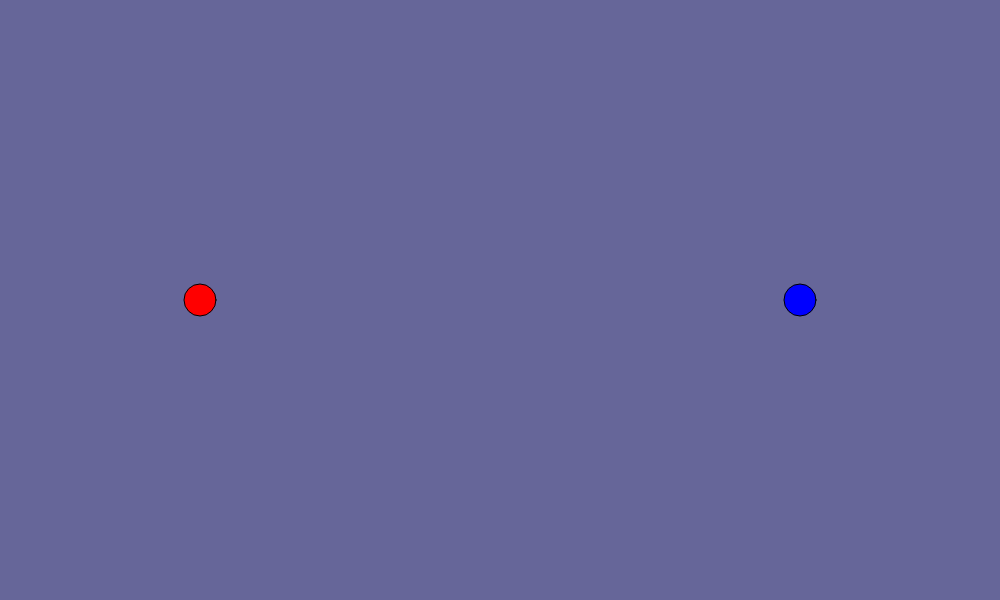
Frame 1 (no input)
Frame 60 (no input): identical to frame 1, image omitted
Frame 120 (the mouse pressed at the canvas centre since frame 60): identical to frame 1, image omitted

The p5.js sketch that drew this single still picture (run headless with seeded random() and noise() and a simulated clock; from frame 60 on, the mouse is pressed at the canvas centre):

// p5.js sketch
// ── sketch.js
function setup() {
	createCanvas(1000,600);
	ball_red = new Ball(200,300,32,0);
	ball_blue = new Ball(800,300,32,2);
	speed = 5;
}

function draw() {
	background(102,102,153);
	
	ball_red.show();
	ball_red.update();
	
	ball_blue.show();
	
	if (keyIsDown(87)) {		// Up
		ball_red.y -= speed;
	}
	if (keyIsDown(65)) {		// Left
		ball_red.x -= speed;
	}
	if (keyIsDown(83)) {		// Down
		ball_red.y += speed;
	}
	if (keyIsDown(68)) {		// Right
		ball_red.x += speed;
	}
	
	if (keyIsDown(UP_ARROW)) {		// Up
		ball_blue.y -= speed;
	}
	if (keyIsDown(LEFT_ARROW)) {		// Left
		ball_blue.x -= speed;
	}
	if (keyIsDown(DOWN_ARROW)) {		// Down
		ball_blue.y += speed;
	}
	if (keyIsDown(RIGHT_ARROW)) {		// Right
		ball_blue.x += speed;
	}

}
/*
function keyTyped() {
	if (keyIsDown(87)) {		// Up
		ball_red.y -= 5;
	}
	if (keyIsDown(65)) {		// Left
		ball_red.x -= 5;
	}
	if (keyIsDown(83)) {		// Down
		ball_red.y += 5;
	}
	if (keyIsDown(68)) {		// Right
		ball_red.x += 5;
	}
}

function keyReleased() {
	if (!keyIsPressed) {
		ball_red.xVelocity = 0;
		ball_red.yVelocity = 0;
	}

}*/

// ── ball.js
class Ball {
	constructor(x,y,r,color) {
		this.x = x;
		this.y = y;
		this.r = r;
		this.color = color;
		this.xVelocity = 0;
		this.yVelocity = 0;
	}
	
	show() {
		if (this.color == 0) {
			fill(255,0,0);
		} else if (this.color == 1) {
			fill(0,255,0);
		} else if (this.color == 2) {
			fill(0,0,255);
		} else {
			fill(255);
		}
		
		ellipse(this.x, this.y, this.r, this.r);
	}
	
	update() {
		//this.x += this.xVelocity;
		//this.y += this.yVelocity;
	}
}
